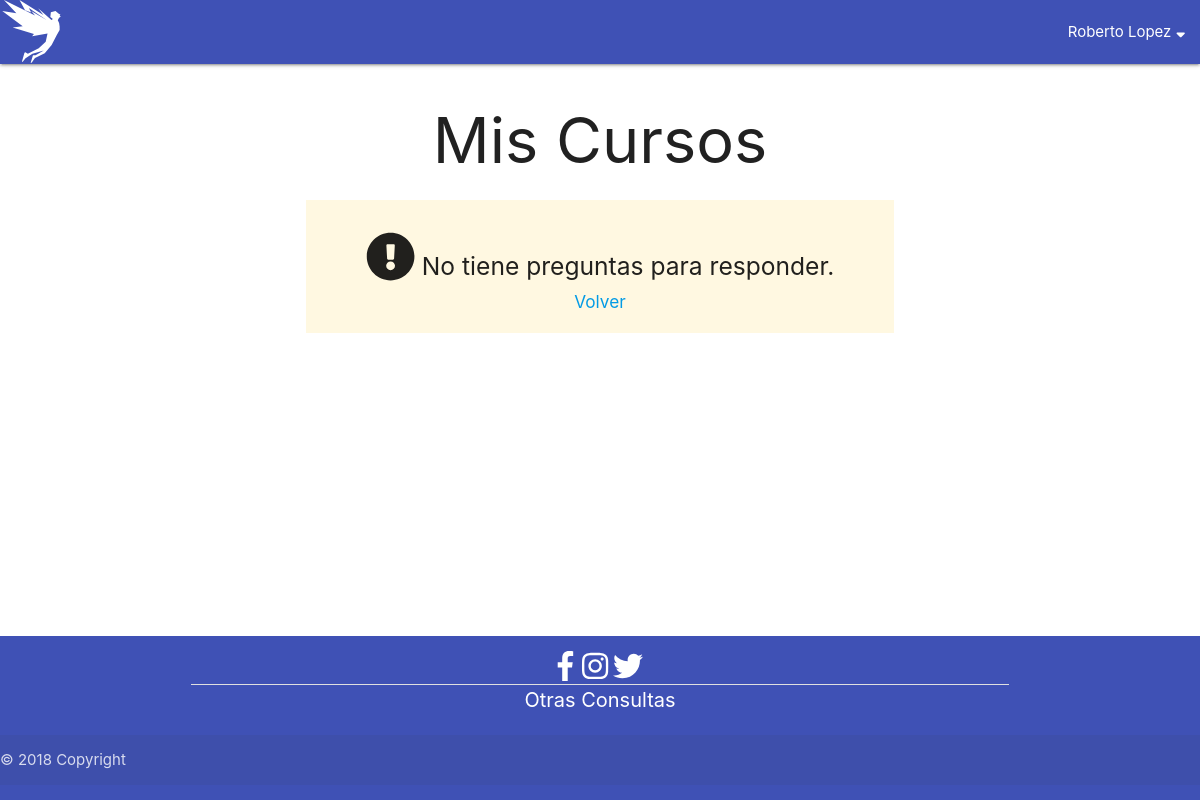
/miscursos.php (signed in), run on an earlier commit of the app's database.
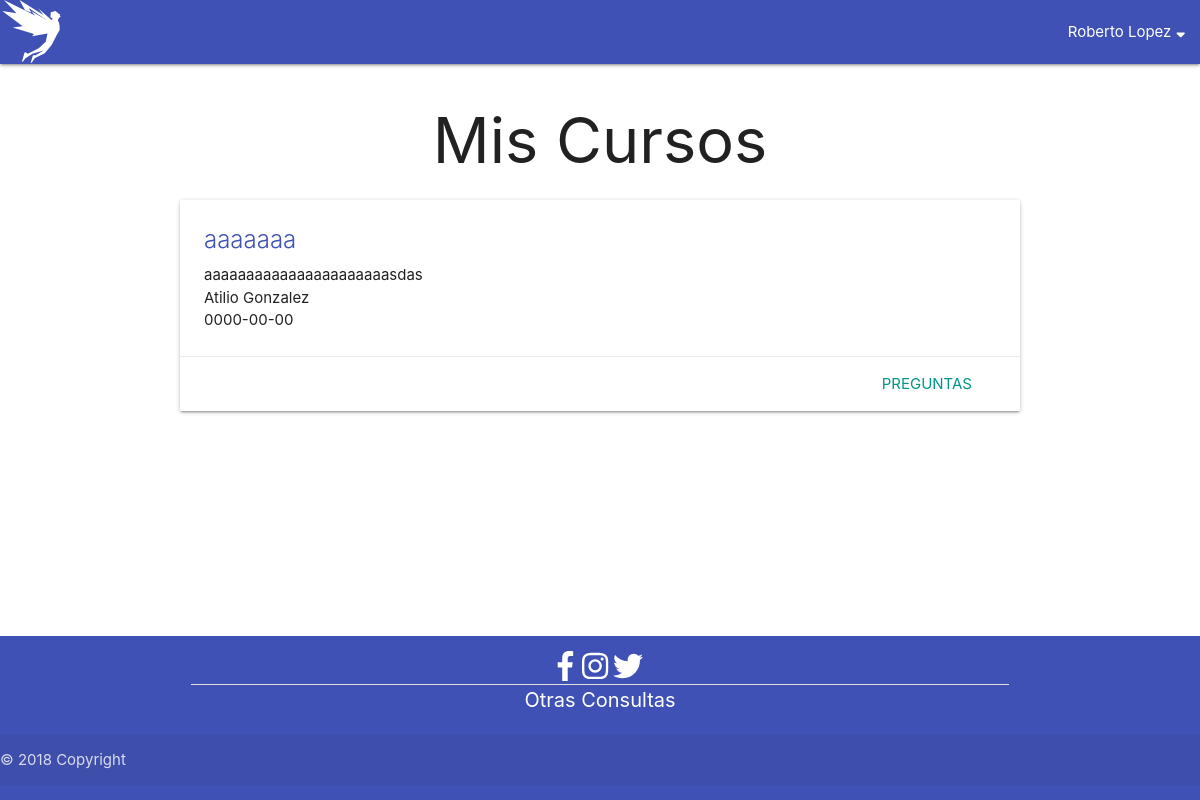
And on a later commit of the database.
### tables this page shows
CREATE TABLE `cursos` (
  `curso_cod` int(11) NOT NULL,
  `curso_nombre` varchar(50) NOT NULL,
  `curso_profesor` varchar(50) NOT NULL,
  `curso_desc` varchar(255) NOT NULL,
  `curso_fecha` date NOT NULL
);

### miscursos.php (the view, shortened to what this page needs)
<!DOCTYPE html>
<html>
<head>
  <link type="text/css" rel="stylesheet" href="css/materialize.min.css" media="screen,projection" />
  <link rel="stylesheet" href="css/style.css">
</head>
<body>
  <?php include "navbar.php"; ?>
  <?=$nav?>
  <main class="container">
    <h1 class="center-align">Mis Cursos</h1>
    <?php
      include 'conexion.php';
      if (isset($_SESSION['numid'])) {
        $num=$_SESSION['numid'];
        $registros = $base->query("SELECT * FROM cursos c WHERE c.curso_cod NOT IN (SELECT DISTINCT(curso_nro) FROM curso_alumno ca JOIN encuesta e ON (ca.curso_nro = e.curso_cod) WHERE e.alumno_nro=$num) AND c.curso_cod IN (SELECT DISTINCT(curso_cod) FROM curso_alumno ca WHERE ca.alumno_nro = $num)")->fetchAll(PDO::FETCH_OBJ);
        if (!empty($registros)) {
          foreach ($registros as $curso) {
            echo "<div class='card white hoverable'>
              <div class='card-content '>
              <span class='card-title indigo-text'>$curso->curso_nombre</span>
              <p>$curso->curso_desc</p>
              <p>$curso->curso_profesor</p>
              <p>$curso->curso_fecha</p>
              </div>
            <div class='card-action right-align'>
              <a class='teal-text' href='preguntas.php?id=$curso->curso_cod&us=$num'>Preguntas</a>
            </div>
          </div>";
        }
      }else {
        echo "<div class='amber lighten-5 container section'>
        <h5 class='center'><i class='fas fa-exclamation-circle fa-2x'></i> No tiene preguntas para responder.</h5>
        <h6 class='center'><a href='index.php'>Volver</a></h6>
        </div>";
        }
      }else {
          header("Location:index.php");
      }
?>
  </main>
  <?php include "footer.php" ?>
  <?=footer()?>
</body>
</html>

What changed in the data, as far as the page shows it:
added cursos: curso_nombre "aaaaaaa", curso_desc "aaaaaaaaaaaaaaaaaaaaaasdas", curso_profesor "Atilio Gonzalez", curso_fecha "0000-00-00"
Also different on the page:
text no longer shown: "No tiene preguntas para responder. Volver"
